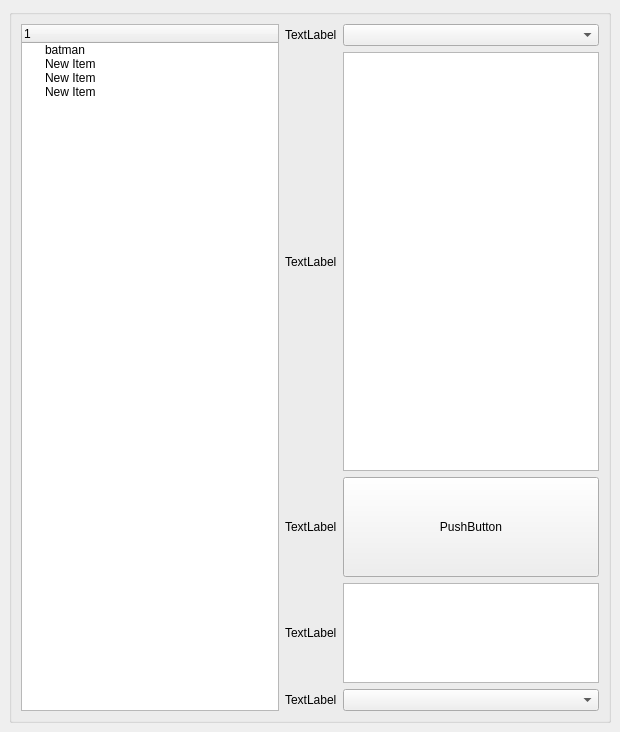
<?xml version="1.0" encoding="UTF-8"?>
<ui version="4.0">
 <class>MainWindow</class>
 <widget class="QMainWindow" name="MainWindow">
  <property name="geometry">
   <rect>
    <x>0</x>
    <y>0</y>
    <width>620</width>
    <height>732</height>
   </rect>
  </property>
  <property name="windowTitle">
   <string>MainWindow</string>
  </property>
  <widget class="QWidget" name="centralwidget">
   <layout class="QVBoxLayout" name="verticalLayout_3">
    <item>
     <widget class="QGroupBox" name="groupBox">
      <layout class="QHBoxLayout" name="horizontalLayout">
       <item>
        <layout class="QVBoxLayout" name="verticalLayout_2">
         <item>
          <widget class="QTreeWidget" name="treeWidget">
           <property name="selectionMode">
            <enum>QAbstractItemView::ExtendedSelection</enum>
           </property>
           <column>
            <property name="text">
             <string notr="true">1</string>
            </property>
           </column>
           <item>
            <property name="text">
             <string>batman</string>
            </property>
            <property name="foreground">
             <brush brushstyle="NoBrush">
              <color alpha="255">
               <red>10</red>
               <green>0</green>
               <blue>0</blue>
              </color>
             </brush>
            </property>
            <property name="flags">
             <set>ItemIsSelectable|ItemIsEditable|ItemIsDragEnabled|ItemIsUserCheckable|ItemIsEnabled</set>
            </property>
           </item>
           <item>
            <property name="text">
             <string>New Item</string>
            </property>
           </item>
           <item>
            <property name="text">
             <string>New Item</string>
            </property>
           </item>
           <item>
            <property name="text">
             <string>New Item</string>
            </property>
           </item>
          </widget>
         </item>
        </layout>
       </item>
       <item>
        <layout class="QVBoxLayout" name="verticalLayout">
         <item>
          <layout class="QGridLayout" name="gridLayout">
           <item row="2" column="0">
            <widget class="QLabel" name="label">
             <property name="text">
              <string>TextLabel</string>
             </property>
            </widget>
           </item>
           <item row="1" column="1">
            <widget class="QTreeWidget" name="treeWidget_2">
             <attribute name="headerVisible">
              <bool>false</bool>
             </attribute>
             <column>
              <property name="text">
               <string notr="true">1</string>
              </property>
             </column>
            </widget>
           </item>
           <item row="2" column="1">
            <widget class="QPushButton" name="pushButton">
             <property name="minimumSize">
              <size>
               <width>100</width>
               <height>100</height>
              </size>
             </property>
             <property name="text">
              <string>PushButton</string>
             </property>
            </widget>
           </item>
           <item row="3" column="0">
            <widget class="QLabel" name="label_2">
             <property name="text">
              <string>TextLabel</string>
             </property>
            </widget>
           </item>
           <item row="3" column="1">
            <widget class="QTextEdit" name="textEdit">
             <property name="minimumSize">
              <size>
               <width>0</width>
               <height>100</height>
              </size>
             </property>
             <property name="maximumSize">
              <size>
               <width>16777215</width>
               <height>100</height>
              </size>
             </property>
            </widget>
           </item>
           <item row="4" column="0">
            <widget class="QLabel" name="label_3">
             <property name="text">
              <string>TextLabel</string>
             </property>
            </widget>
           </item>
           <item row="4" column="1">
            <widget class="QComboBox" name="comboBox_2"/>
           </item>
           <item row="1" column="0">
            <widget class="QLabel" name="label_4">
             <property name="text">
              <string>TextLabel</string>
             </property>
            </widget>
           </item>
           <item row="0" column="0">
            <widget class="QLabel" name="label_5">
             <property name="text">
              <string>TextLabel</string>
             </property>
            </widget>
           </item>
           <item row="0" column="1">
            <widget class="QComboBox" name="comboBox_3"/>
           </item>
          </layout>
         </item>
        </layout>
       </item>
      </layout>
     </widget>
    </item>
   </layout>
  </widget>
  <widget class="QMenuBar" name="menubar">
   <property name="geometry">
    <rect>
     <x>0</x>
     <y>0</y>
     <width>620</width>
     <height>23</height>
    </rect>
   </property>
  </widget>
 </widget>
 <resources/>
 <connections/>
</ui>
